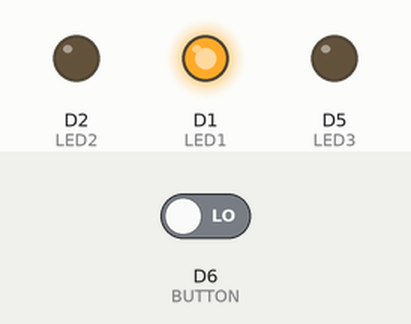
Bench run of a program on a simulated ESP8266 (NodeMCU). Shown: output pins drawn as LEDs (lit = HIGH). The inputs (shaded band) are chosen by the test bench; at power-on: D6 (BUTTON) LOW. What the program prints to the serial monitor is not drawn.

Above: at 1.4 s.
1.5 s: D6 (BUTTON) driven HIGH
At 2.3 s:
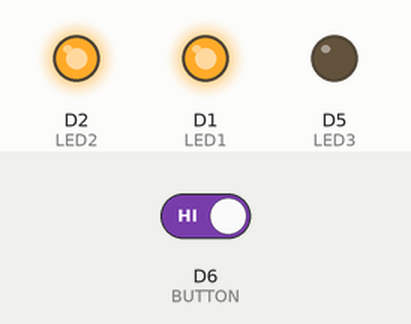
At 5.0 s:
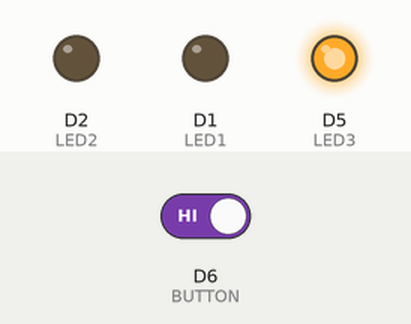
10.1 s: D6 (BUTTON) driven LOW
Timing chart, 0 to 18.1 s (numbered marks = the images above; inputs shaded):
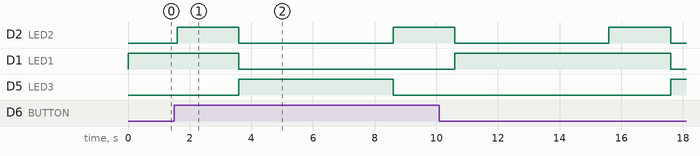

Measured:
- after the input at 1.5 s, D1 (LED1): HIGH → LOW after 2.1 s instead of 5.5 s; D5 (LED3): LOW → HIGH after 2.1 s instead of 5.5 s

The program:

main.cpp
```cpp
// (licence header left out)
#include <Arduino.h>
#include <SPI.h>

#define LED1 D1
#define LED2 D2
#define BUTTON D6
#define LED3 D5

void setup() {

  Serial.begin(9600);
  Serial.println();

  pinMode(LED1, OUTPUT);
  pinMode(LED2, OUTPUT);
  pinMode(LED3, OUTPUT);

  pinMode(BUTTON, INPUT);

  digitalWrite(LED1, HIGH);
  digitalWrite(LED2, LOW);
  digitalWrite(LED3, LOW);

  Serial.println("Los geht's");
}
void gruenSchalten(){
  digitalWrite(LED2, HIGH);
  delay(2000);
  digitalWrite(LED1, LOW);
  digitalWrite(LED2, LOW);
  digitalWrite(LED3, HIGH);
  delay(5000);
  digitalWrite(LED3, LOW);
  digitalWrite(LED2, HIGH);
  delay(2000);
  digitalWrite(LED2, LOW);
  digitalWrite(LED1, HIGH);
}
void loop() {
  for(int i=0; i<25; i++){
    delay(200);
    bool clicked = digitalRead(BUTTON);
    if ( clicked ) {
      break;
    }
  }
  gruenSchalten();
}
```
